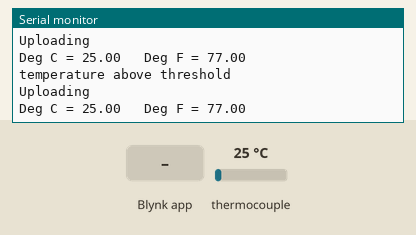
Recording of a sketch running on a simulated ESP8266 (NodeMCU). Parts: the last lines printed to the serial monitor. The inputs (shaded band) are chosen by the test bench; at power-on: thermocouple 25 °C. WiFi joins after 1.5 s; servers stay silent unless stated.

Above: at 3.5 s.
3.6 s: thermocouple set to 2 °C
At 4.2 s:
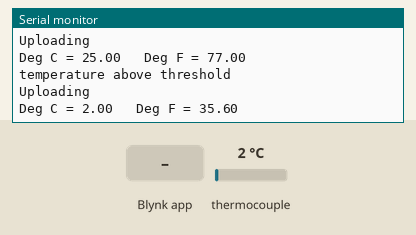
6.3 s: Blynk app writes 1 to V2
7.8 s: thermocouple set to 6 °C
At 8.3 s:
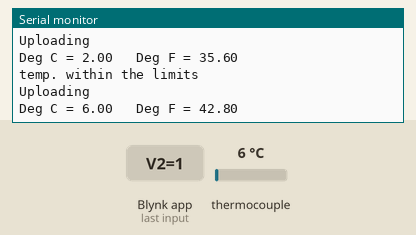
9.3 s: Blynk app writes 0 to V2
Timing chart, 0 to 11.8 s (numbered marks = the images above; inputs shaded):
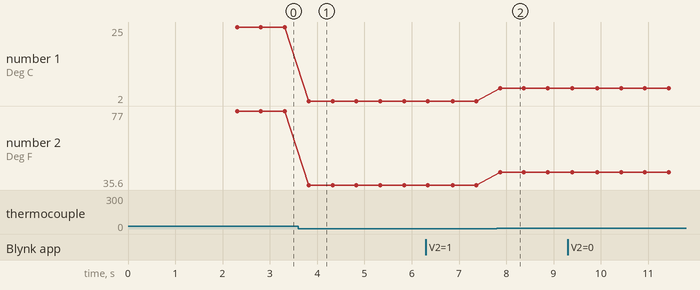

The sketch:

water_heater.ino
```cpp
#define BLYNK_TEMPLATE_ID "TMPLu6STFyfl"
#define BLYNK_DEVICE_NAME "the little mermaids"
#define BLYNK_AUTH_TOKEN "IZ88zyuKnNJ15gW0TdevKrRdThmGn5aS"
#include "max6675.h"
#define BLYNK_PRINT Serial

#include<BlynkSimpleEsp8266.h>
#include<ESP8266WiFi.h>

char auth[] = BLYNK_AUTH_TOKEN;
BlynkTimer timer;
WiFiClient client;

const char* ssid  = "realme 9 Pro 5G";
const char* password  = "sindhu46";

int ktcSO = D3;
int ktcCS = D4;
int ktcCLK = D5;
float val=0;

int relaystat=LOW;
int relay=D6;

MAX6675 ktc(ktcCLK, ktcCS, ktcSO);

BLYNK_CONNECTED()
{
  // Change Web Link Button message to "Congratulations!"
  Blynk.setProperty(V3, "offImageUrl", "https://static-image.nyc3.cdn.digitaloceanspaces.com/general/fte/congratulations.png");
  Blynk.setProperty(V3, "onImageUrl",  "https://static-image.nyc3.cdn.digitaloceanspaces.com/general/fte/congratulations_pressed.png");
  Blynk.setProperty(V3, "url", "https://docs.blynk.io/en/getting-started/what-do-i-need-to-blynk/how-quickstart-device-was-made");
}

void setup() {
  Serial.begin(9600);
  // give the MAX a little time to settle
  delay(500);

  Blynk.begin(auth, ssid, password);
  WiFi.mode(WIFI_STA);
  Serial.print("connected to ssid");
  Serial.println(ssid);

  WiFi.begin(ssid, password);
  while (WiFi.status() != WL_CONNECTED) {
    delay(500);
    Serial.print(".");
  }
}

void loop() {
  Blynk.run();
  temp();
  upload();
}

void temp() {
  // basic readout test

   Serial.print("Deg C = ");
   Serial.print(ktc.readCelsius());
   Serial.print("\t Deg F = ");
   Serial.println(ktc.readFahrenheit());
  val=ktc.readFahrenheit();
  delay(500);
  if(val>40){
    digitalWrite(relay,HIGH);
    Serial.println("temperature above threshold");
  }
  else{
    digitalWrite(relay,LOW);
    Serial.println("temp. within the limits");
  }
}

void upload() {
  Serial.println("Uploading");
  Blynk.virtualWrite(V0,val);
}

BLYNK_WRITE(V2) {
  Serial.println("TOGGELING THE RELAY");
  if (val>40) {
    relaystat = param.asInt();
    digitalWrite(relay, !relaystat);
    Serial.println("relaytog");
  }
}
```

Measured:
- after the input at 3.6 s, the serial monitor: prints a new line after 0.22 s (image 1)
- after the input at 7.8 s, the serial monitor: prints a new line after 0.07 s (image 2)
- plotted number 1: 25 → 2 after the input at 3.6 s, 2 → 6 after the input at 7.8 s
- plotted number 2: 77 → 35.6 after the input at 3.6 s, 35.6 → 42.8 after the input at 7.8 s
